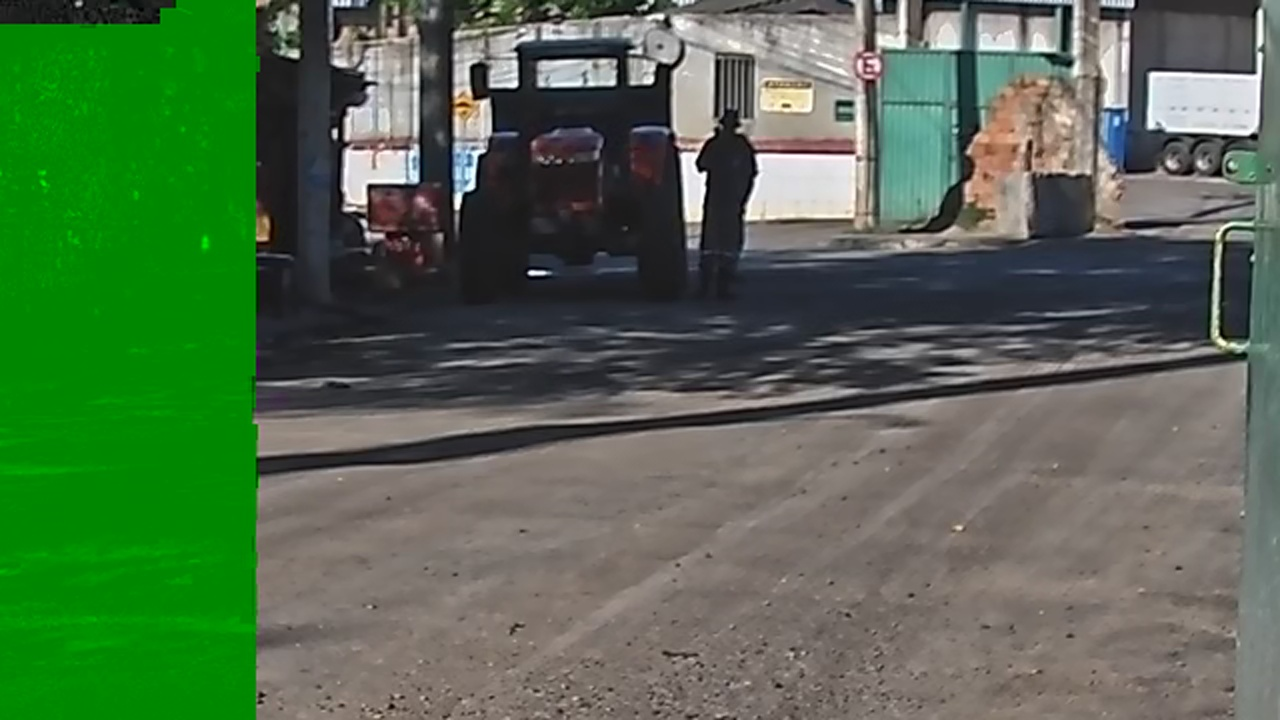
#> input picture app/services/lpr/images/live.jpg, 1280 x 720 px, given in place of realmonitor?channel=1&subtype=0, which was not available
$ python MovimentoService.py
#> lines starting #> are read from the running program, lines starting #| are printed output that depends on the picture; after the words box and inside, x2 and y2 are one past the last pixel; in counts of white or black regions, pixels touching at a corner belong together; pictures that were not available may be replaced by others from this repository, and a replacement may not be noted
import cv2
import subprocess
import time
import threading
import requests
from PIL import Image
import os
import sys

# Obtém o caminho absoluto do diretório do script atual
dir_atual = os.path.dirname(os.path.abspath(__file__))
# Obtém o caminho absoluto do diretório três níveis acima
dir_raiz = os.path.dirname(os.path.dirname(os.path.dirname(dir_atual)))

# Adiciona o diretório raiz ao caminho de busca do Python
if dir_raiz not in sys.path:
    sys.path.insert(0, dir_raiz)

# Agora você pode importar o módulo config
import config

camera = config.device_ip_lpr_fundo
username = config.username
password = config.password

class Movimento:
    def __init__(self, camera_url, largura=320, altura=240, x1=240, y1=180, x2=620, y2=250, area_minima_contorno=100):
        # Inicializa a URL da câmera, largura, altura e outras configurações. usar 10
        self.camera_url = camera_url
        self.largura = largura
        self.altura = altura
        self.x1 = x1
        self.y1 = y1
        self.x2 = x2
        self.y2 = y2
        self.area_minima_contorno = area_minima_contorno
        # Inicializa o objeto VideoCapture.
        self.cap = cv2.VideoCapture(self.camera_url)
        # Inicializa o frame anterior como None.
        self.frame_anterior = None

        # Verifica se a câmera foi aberta com sucesso.
        if not self.cap.isOpened():
            print("Erro ao abrir a câmera.")
            exit()

        # Define a largura e altura do frame.
        self.cap.set(cv2.CAP_PROP_FRAME_WIDTH, self.largura)
        self.cap.set(cv2.CAP_PROP_FRAME_HEIGHT, self.altura)

    def detectar_movimento(self):
        tempo_ultima_deteccao = 0
        ultima_direcao = None  # Armazena a última direção detectada
        em_deteccao = False
        contagem_entrada = 0
        contagem_saida = 0
        primeira_deteccao = True  # Flag para a primeira detecção


        while True:
            ret, frame = self.cap.read()
#> frame is the input picture: shape (720, 1280, 3); mean B, G, R 78.7, 107.7, 83.3
            if not ret:
                # print("Erro ao ler o frame.")
                break

            cv2.rectangle(frame, (self.x1, self.y1), (self.x2, self.y2), (0, 0, 255), 2)
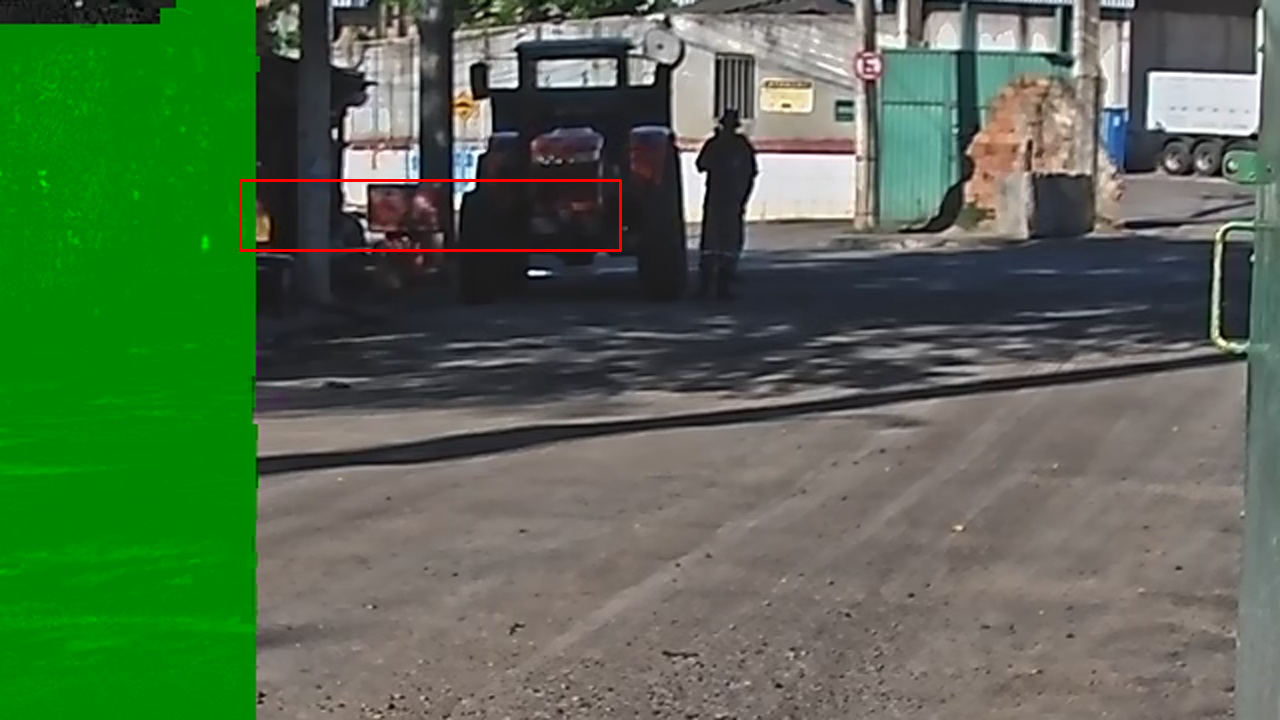
#> frame: shape (720, 1280, 3); 0.29% of pixels changed, all inside (x1, y1, x2, y2) = (239, 179, 622, 252)
            frame_cinza = cv2.cvtColor(frame, cv2.COLOR_BGR2GRAY)
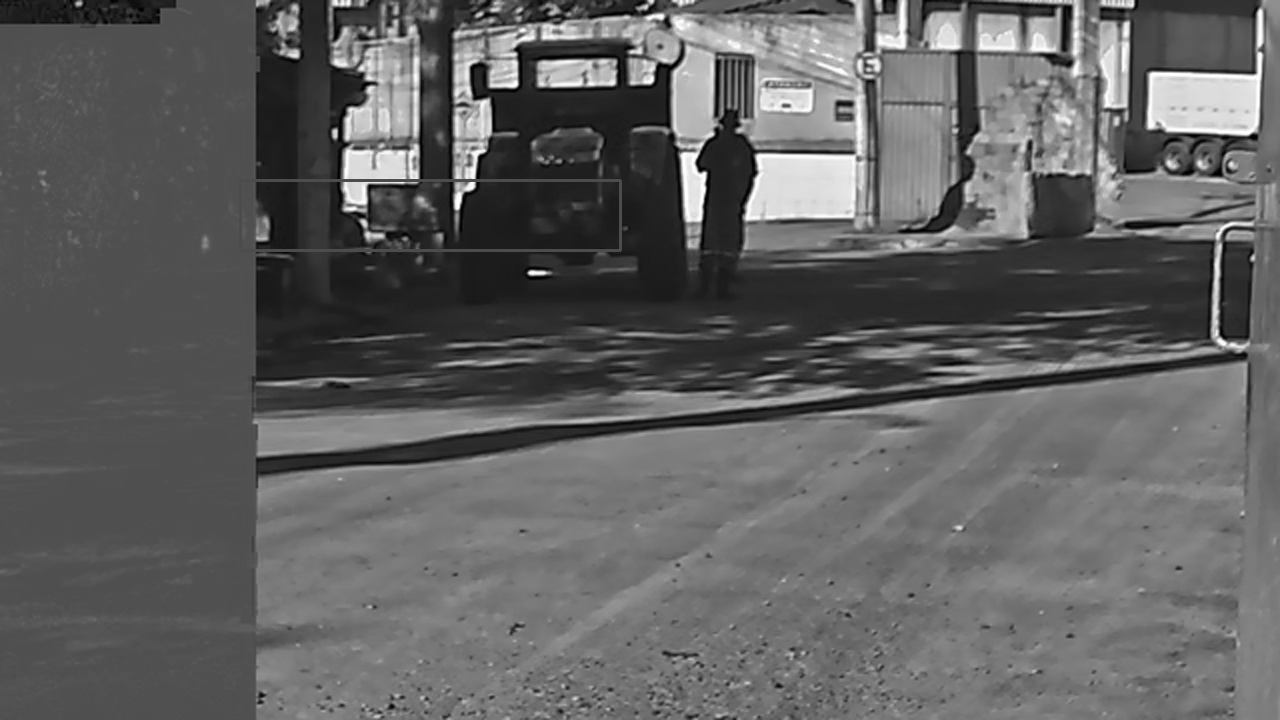
#> frame_cinza: shape (720, 1280); min 0, max 255, mean 97.1
            roi = frame_cinza[self.y1:self.y2, self.x1:self.x2]
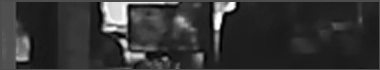
#> roi: shape (70, 380); min 0, max 255, mean 52
            roi = cv2.GaussianBlur(roi, (21, 21), 0)
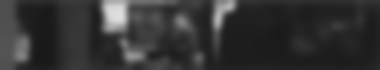
#> roi: shape (70, 380); min 24, max 223, mean 51.7

            if self.frame_anterior is None:
                self.frame_anterior = roi
                continue

            diferenca_frame = cv2.absdiff(self.frame_anterior, roi)
            _, thresh = cv2.threshold(diferenca_frame, 25, 255, cv2.THRESH_BINARY)
            thresh = cv2.dilate(thresh, None, iterations=2)
            contornos, _ = cv2.findContours(thresh.copy(), cv2.RETR_EXTERNAL, cv2.CHAIN_APPROX_SIMPLE)

            movimento_detectado = False

            for contorno in contornos:
                if cv2.contourArea(contorno) < self.area_minima_contorno:
                    continue

                (x, y, w, h) = cv2.boundingRect(contorno)

                centro_x = x + w // 2 + self.x1
                centro_y = y + h // 2 + self.y1

                if self.x1 < centro_x < self.x2 and self.y1 < centro_y < self.y2:
                    if centro_y < (self.y1 + self.y2) // 2:
                        direcao = "Entrada"
                        contagem_entrada += 1
                        contagem_saida = 0
                    else:
                        direcao = "Saída"
                        contagem_saida += 1
                        contagem_entrada = 0
                else:
                    direcao = "Indefinido"
                    contagem_entrada = 0
                    contagem_saida = 0

                # print("####### Momento de usar o LPR #######")
                # threading.Thread(target=self.executar_lpr).start()
                # timer_lpr = threading.Timer(20, self.executar_lpr) # Cria um timer para executar executar_lpr a cada 20 segundos
                # timer_lpr.start() # Inicia o timer

                if direcao == "Entrada" and contagem_entrada >= 2 and not em_deteccao:
                    # print("####### Momento de usar o LPR #######")
                    threading.Thread(target=self.executar_lpr).start()
                    em_deteccao = True
                    contagem_entrada = 0

                elif direcao == "Saída" and contagem_saida >= 2:
                    # print("####### Momento de usar o LPR #######")
                    # threading.Thread(target=self.executar_lpr).start()
                    # em_deteccao = True
                    contagem_saida = 0

                if primeira_deteccao:
                    ultima_direcao = direcao
                    primeira_deteccao = False

                if ultima_direcao != direcao:
                    # [4 lines of commented-out code are left out]
                    ultima_direcao = direcao

                cv2.rectangle(frame, (x + self.x1, y + self.y1), (x + w + self.x1, y + h + self.y1), (0, 255, 0), 2)
                movimento_detectado = True

            if not movimento_detectado:
                em_deteccao = False
                contagem_entrada = 0
                contagem_saida = 0

            if movimento_detectado:
                movimento = 1
                # [6 lines of commented-out code are left out]
            self.frame_anterior = roi

            if cv2.waitKey(1) & 0xFF == ord('q'):
                break

        self.cap.release()
        cv2.destroyAllWindows()

    def executar_lpr(self):
        """Executa o script lpr_camera.py como um subprocesso em uma thread separada."""
        try:
            for tipo_placa in ["balanca_traseira", "balanca_frontal"]:
                subprocess.run(["python", "C:\\controle_acesso\\app\\services\\lpr\\lpr_camera.py", tipo_placa]) # adicionado timeout para

            try:
                resposta = requests.get('http://127.0.0.1/checa_placas', params={'tipo': 1}, timeout=5)
                resposta.raise_for_status()  # Lança uma exceção para códigos de status HTTP de erro (4xx ou 5xx)

                dados = resposta.json() # Converte a resposta para JSON

                if dados['status_geral'] == 'ok': # Verifica se o status_geral é "ok"
                    # Após a validação, escreve "N/A" nos arquivos de placa
                    with open('app\\services\\lpr\\placa_frontal_balanca.txt', 'w') as f:
                        f.write("N/A")
                    with open('app\\services\\lpr\\placa_traseira_balanca.txt', 'w') as f:
                        f.write("N/A")

                    # Cria uma imagem branca
                    imagem_branca = Image.new("RGB", (1280, 720), "white")
                    # Salva a imagem branca sobre as imagens existentes
                    imagem_branca.save('app\\services\\lpr\\images\\placa_frontal.jpg')
                    imagem_branca.save('app\\services\\lpr\\images\\placa_traseira.jpg')

                # print('Resposta do request /checa_placas:', resposta.text)
                # print("###### Request /checa_placas executado com sucesso ######")
                return "Novas fotos das placas da balança capturadas e processadas com sucesso! Request /checa_placas executado.", 200

            except requests.exceptions.RequestException as e:
                erro = 1
                # print(f"Erro ao executar o request /checa_placas: {e}")
                # return "Erro ao executar o request /checa_placas após capturar as fotos.", 500

        except Exception as e:
            erro = 1
            # print(f"Erro ao executar o subprocesso: {e}")

# Exemplo de uso:
camera_url = f"rtsp://{username}:{password}@{camera}:554/cam/realmonitor?channel=1&subtype=0"
movimento = Movimento(camera_url, largura=320, altura=240) # Define largura e altura menores
movimento.detectar_movimento()
